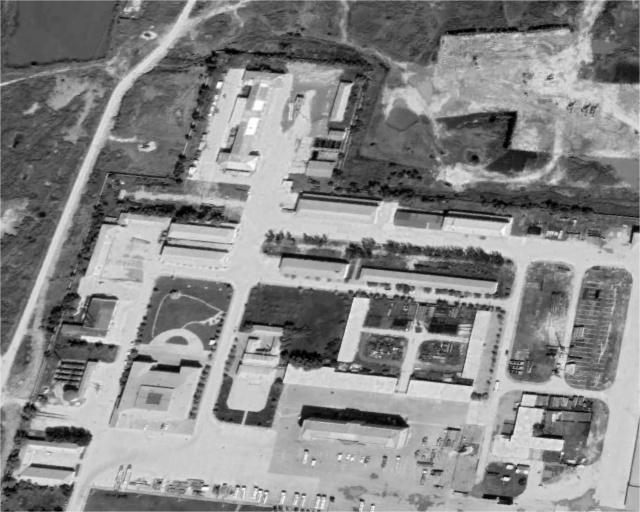
#> input picture source/Inf640/1.jpg, 640 x 512 px
$ python -i main.py   (imports and definitions only)
#> lines starting #> are read from the running program, lines starting #| are printed output that depends on the picture
import numpy as np
import cv2
import argparse
# [62 lines left out: functions detectAndDescribe, matchKeypoints, correct_H, transformA, not called in this run]
def stitch(imageB,tranformedA=".\\transformed.png",savepath=".\\processed.png",stitchborder=0):
#> called with imageB = 'Inf640/1.jpg', tranformedA = '.\\transformed.png', savepath = '.\\processed.png', stitchborder = 0
    img1 = cv2.imread(imageB)
#> img1 is the input picture: shape (512, 640, 3); min 0, max 255, mean 135.6
    img2 = cv2.imread(tranformedA)
    h,w,c = img1.shape
#> h = 512; w = 640; c = 3
    top, bot, left, right = h+stitchborder, h+stitchborder, w+stitchborder, w+stitchborder
#> top = 512; bot = 512; left = 640; right = 640
    srcImg = cv2.copyMakeBorder(img1, top, bot, left, right, cv2.BORDER_CONSTANT, value=(0, 0, 0))
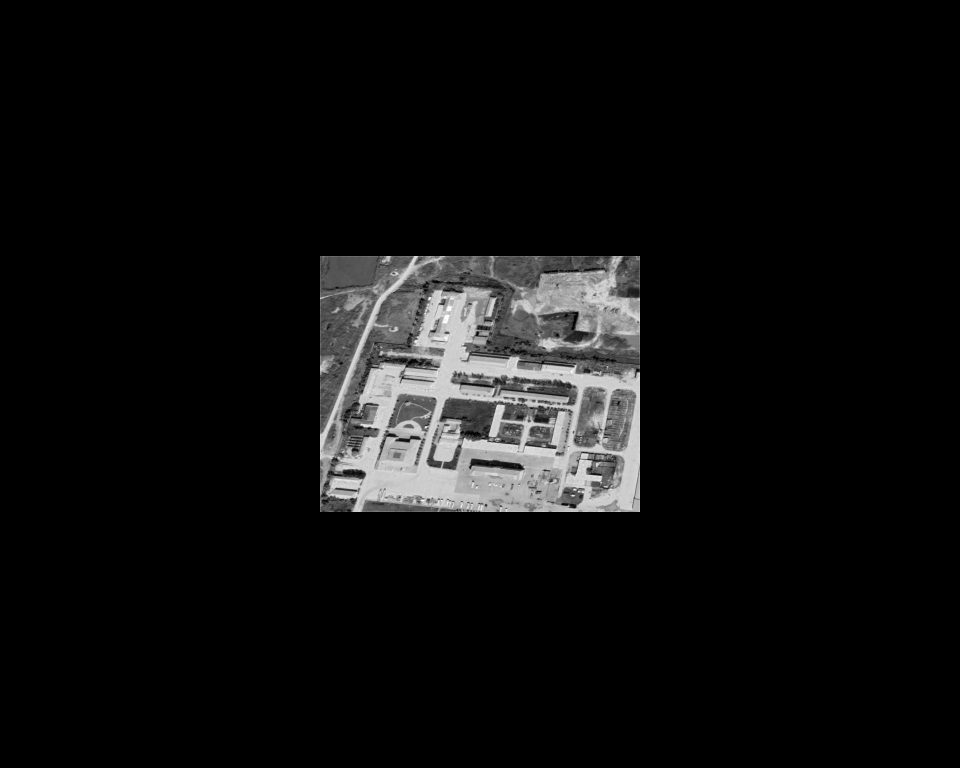
#> srcImg: shape (1536, 1920, 3) (shown at 1/2 size); min 0, max 255, mean 15.1
    testImg = cv2.copyMakeBorder(img2, top, bot, left, right, cv2.BORDER_CONSTANT, value=(0, 0, 0))
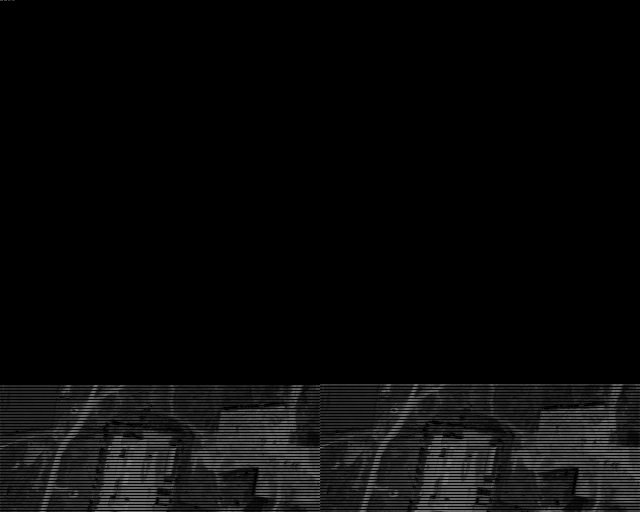
#> testImg: shape (1024, 1280) (shown at 1/2 size); min 0, max 255, mean 9.9
    img1gray = cv2.cvtColor(srcImg, cv2.COLOR_BGR2GRAY)
#> (the run stopped early here; a loop or call above may not have finished)

$ run again, on source/Inf640/3.jpg
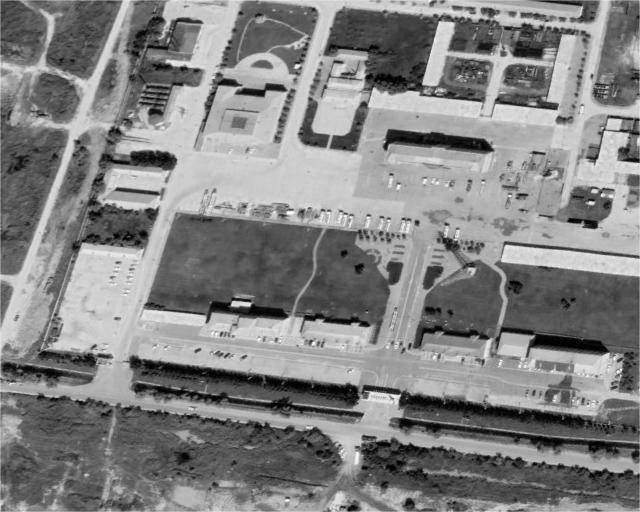
#> input picture source/Inf640/3.jpg, 640 x 512 px
#> in stitch, img1 is the input picture: shape (512, 640, 3); min 0, max 255, mean 130.4
#> in stitch, `srcImg = cv2.copyMakeBorder(img1, top, bot, left, right, cv2.BORDER_CO..`:
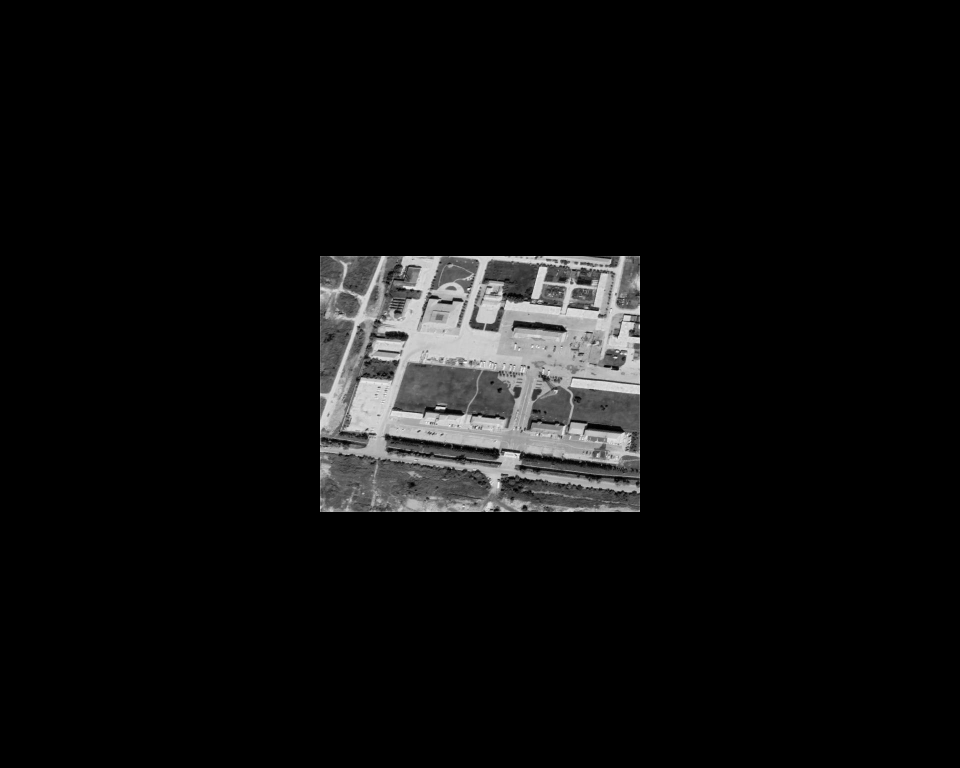
#> srcImg: shape (1536, 1920, 3) (shown at 1/2 size); min 0, max 255, mean 14.5
#> in stitch, `testImg = cv2.copyMakeBorder(img2, top, bot, left, right, cv2.BORDER_C..`:
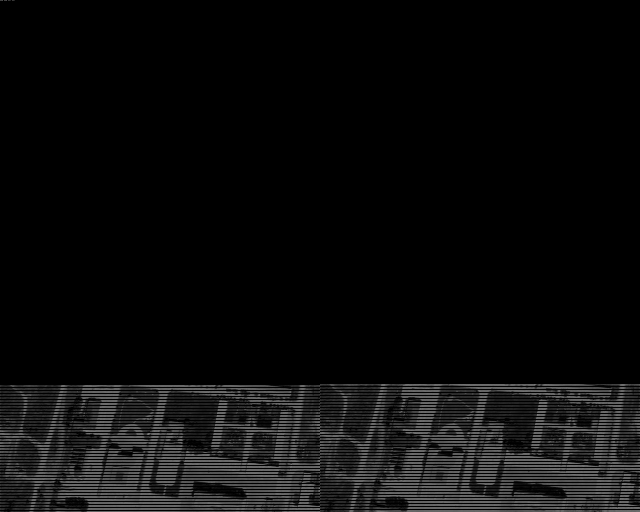
#> testImg: shape (1024, 1280) (shown at 1/2 size); min 0, max 254, mean 11.6

$ run again, on source/Inf640/4.jpg
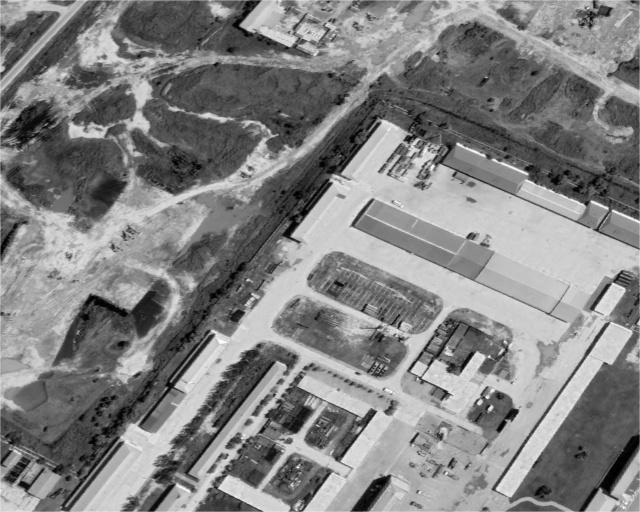
#> input picture source/Inf640/4.jpg, 640 x 512 px
#> in stitch, img1 is the input picture: shape (512, 640, 3); min 0, max 255, mean 130.2
#> in stitch, `srcImg = cv2.copyMakeBorder(img1, top, bot, left, right, cv2.BORDER_CO..`:
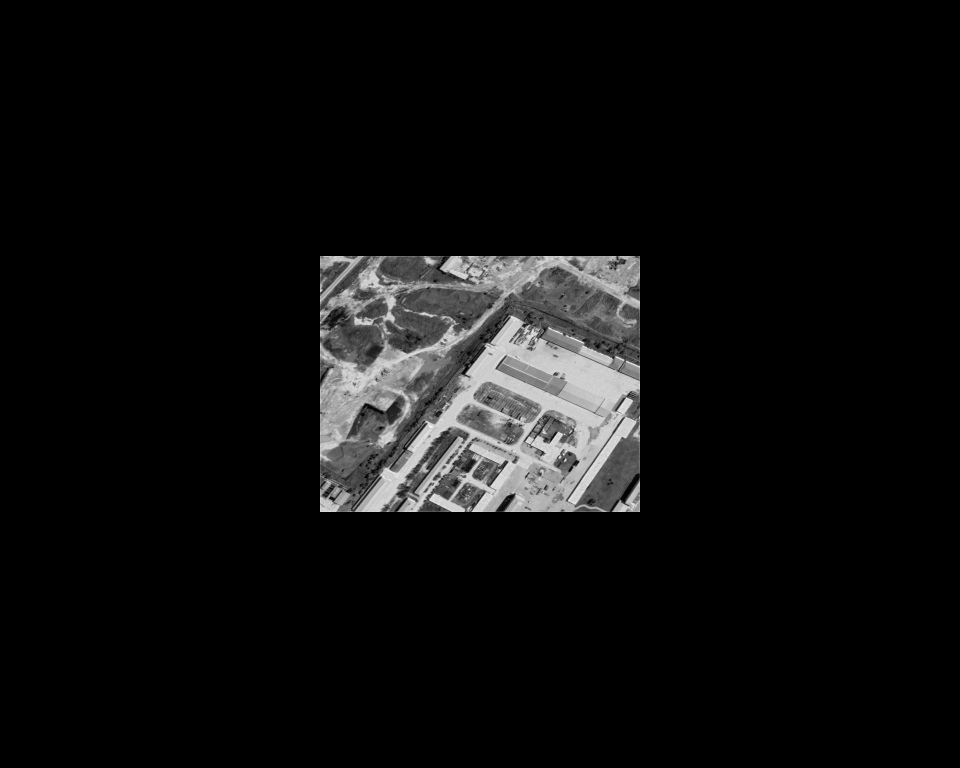
#> srcImg: shape (1536, 1920, 3) (shown at 1/2 size); min 0, max 255, mean 14.5
#> in stitch, `testImg = cv2.copyMakeBorder(img2, top, bot, left, right, cv2.BORDER_C..`:
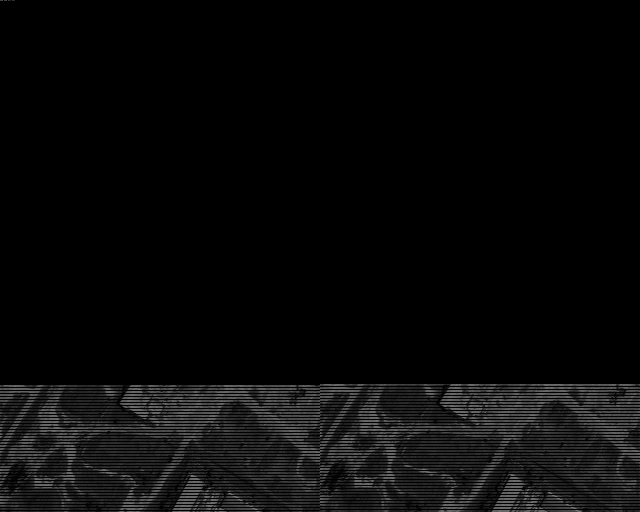
#> testImg: shape (1024, 1280) (shown at 1/2 size); min 0, max 255, mean 9.3

$ run again, on source/Inf640/5.jpg
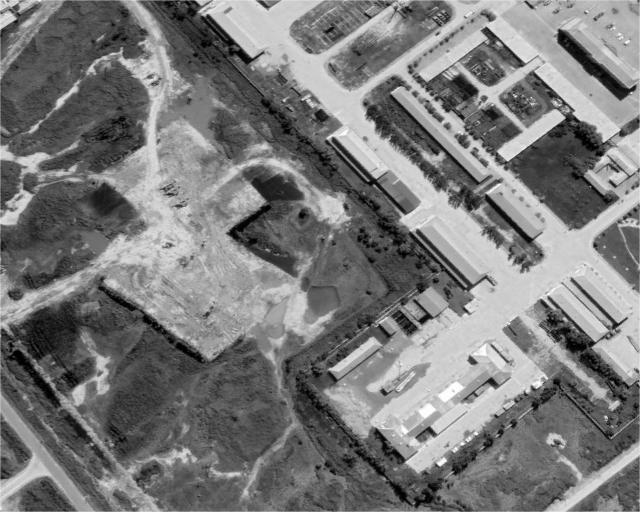
#> input picture source/Inf640/5.jpg, 640 x 512 px
#> in stitch, img1 is the input picture: shape (512, 640, 3); min 0, max 255, mean 121.9
#> in stitch, `srcImg = cv2.copyMakeBorder(img1, top, bot, left, right, cv2.BORDER_CO..`:
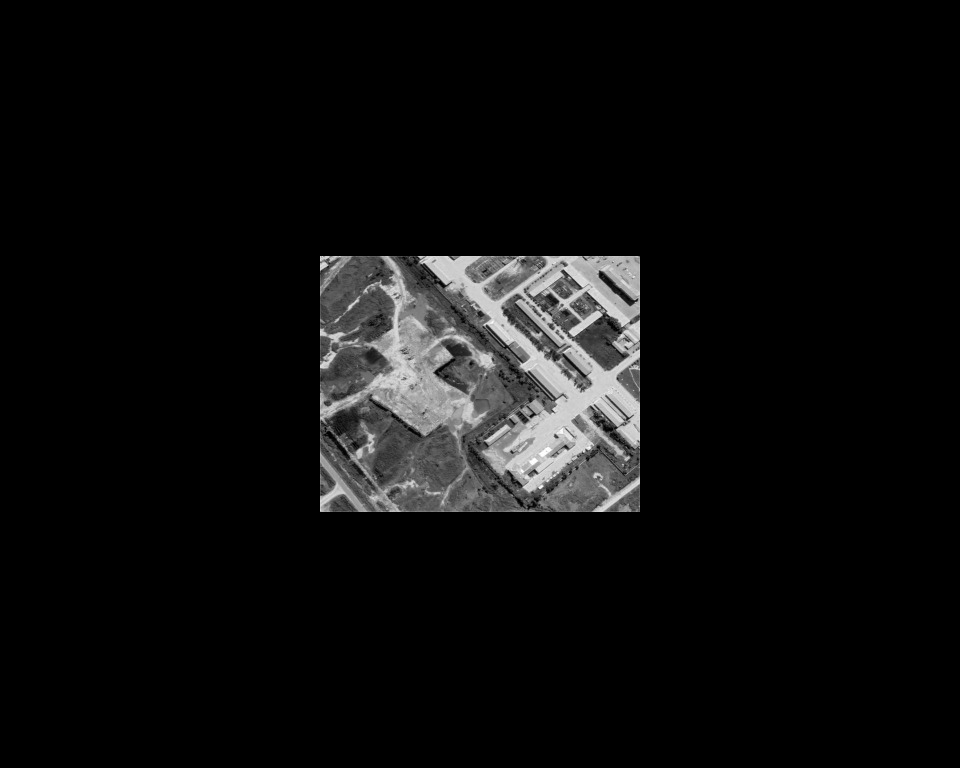
#> srcImg: shape (1536, 1920, 3) (shown at 1/2 size); min 0, max 255, mean 13.5
#> in stitch, `testImg = cv2.copyMakeBorder(img2, top, bot, left, right, cv2.BORDER_C..`:
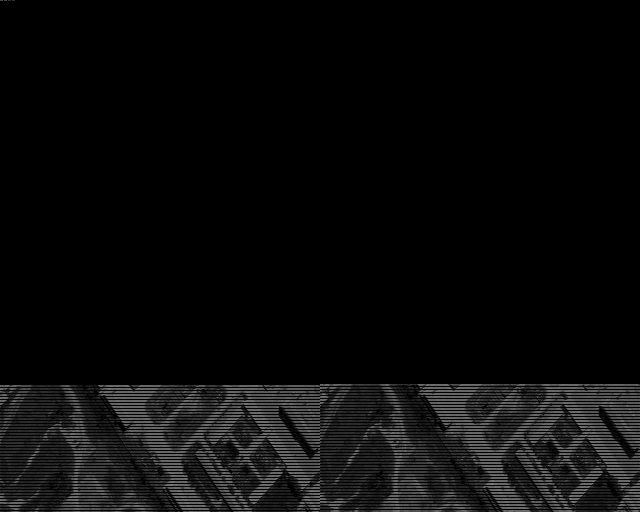
#> testImg: shape (1024, 1280) (shown at 1/2 size); min 0, max 255, mean 10.4
